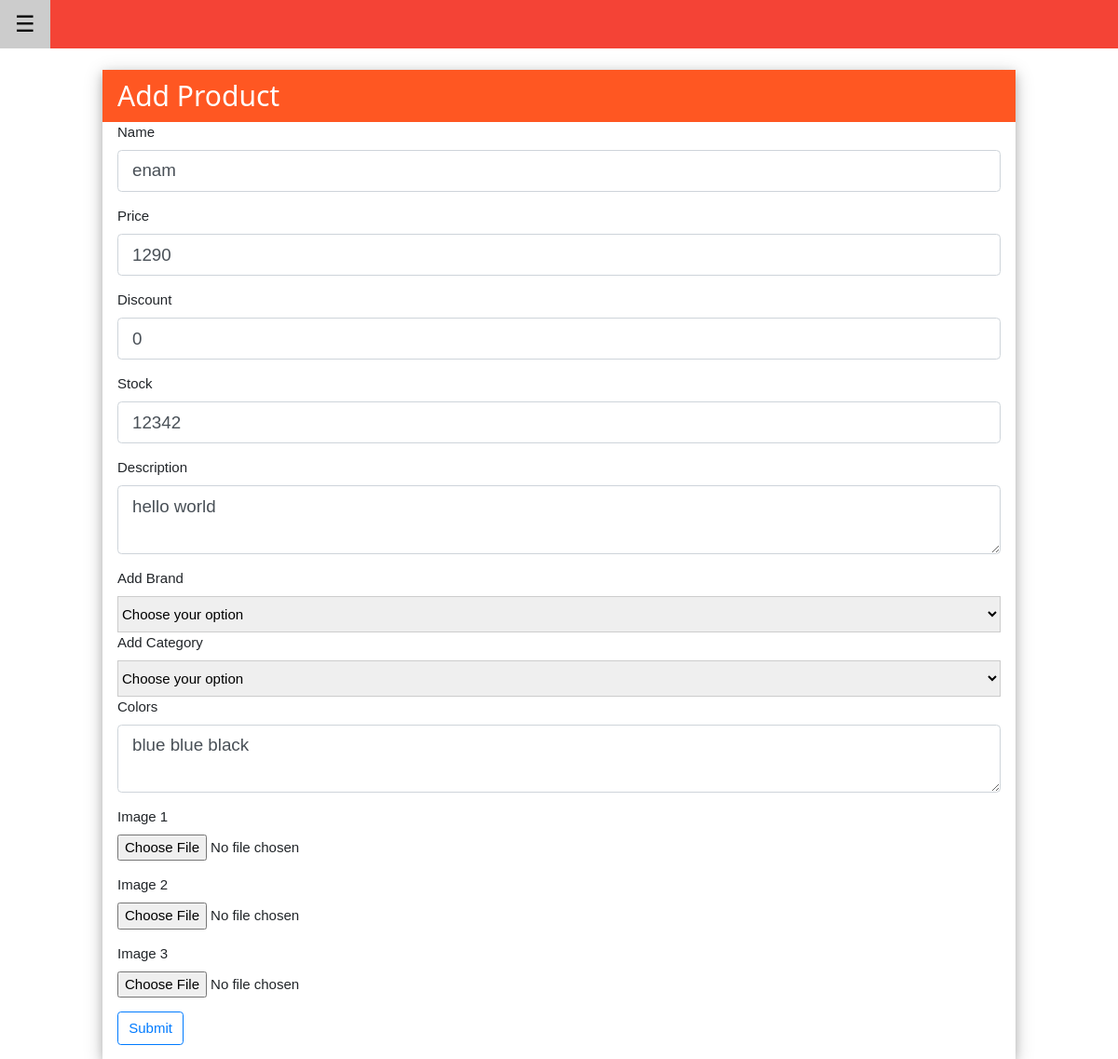
/updateproduct/1 (signed in), run on the app's committed database.
### blog/models.py (models this page shows, shortened)
class AddProduct(db.Model):
    id=db.Column(db.Integer,primary_key=True)
    name=db.Column(db.String(80),nullable=False)
    price=db.Column(db.Integer,nullable=False)
    discount=db.Column(db.Integer,default=0)
    stock=db.Column(db.Integer,nullable=False)
    desc=db.Column(db.Text,nullable=False)
    brand_id=db.Column(db.Integer,db.ForeignKey('brand.id'))
    brand=db.relationship('Brand',backref=db.backref('brands',lazy=True))
    category_id=db.Column(db.Integer,db.ForeignKey('category.id'))
    category=db.relationship('Category',backref=db.backref('categories',lazy=True))
    buy_id=db.Column(db.Integer,db.ForeignKey('buy.id'))
    buy=db.relationship('Buy',backref=db.backref('buys',lazy=True))
    colors=db.Column(db.String(80),nullable=False)
    date=db.Column(db.DateTime,nullable=False,default=datetime.utcnow)
    image1=db.Column(db.String(150),nullable=False,default='image.jpg')
    image2=db.Column(db.String(150),nullable=False,default='image.jpg')
    image3=db.Column(db.String(150),nullable=False,default='image.jpg')

### blog/routes.py (the view)
@app.route('/updateproduct/<int:id>',methods=['GET','POST'])
@login_required
def updateproduct(id):
    brands=Brand.query.all()
    categories=Category.query.all()
    product=AddProduct.query.get_or_404(id)
    form=AddProductForm()
    if form.validate_on_submit():
        product.name=form.name.data
        product.price=form.price.data
        product.discount=form.discount.data
        product.stock=form.stock.data
        product.desc=form.desc.data
        product.colors=form.colors.data
        if request.files.get('image1'):
            try:
                os.unlink(os.path.join(current_app.root_path,'static/img/'+product.image1))
                product.image1=photos.save(request.files.get('image1'),name=secrets.token_hex(10)+'.')
            except:
                product.image1=photos.save(request.files.get('image1'),name=secrets.token_hex(10)+'.')
        if request.files.get('image2'):
            try:
                os.unlink(os.path.join(current_app.root_path,'static/img/'+product.image2))
                product.image2=photos.save(request.files.get('image2'),name=secrets.token_hex(10)+'.')
            except:
                product.image2=photos.save(request.files.get('image2'),name=secrets.token_hex(10)+'.')
        if request.files.get('image3'):
            try:
                os.unlink(os.path.join(current_app.root_path,'static/img/'+product.image3))
                product.image3=photos.save(request.files.get('image3'),name=secrets.token_hex(10)+'.')
            except:
                product.image3=photos.save(request.files.get('image3'),name=secrets.token_hex(10)+".")
        flash(f'Product Successfully Updated','success')
        db.session.commit()
        return redirect(url_for('products',product_id=product.id))
    elif request.method=='GET':
        form.name.data=product.name
        form.price.data=product.price
        form.discount.data=product.discount
        form.stock.data=product.stock
        form.desc.data=product.desc
        form.colors.data=product.colors
    return render_template('updateproduct.html',form=form ,brands=brands,categories=categories)

### blog/forms.py
class AddProductForm(FlaskForm):
    name=StringField('Name',validators=[DataRequired()])
    price=IntegerField('Price',validators=[DataRequired()])
    discount=IntegerField('Discount',default=0)
    stock=IntegerField('Stock',validators=[DataRequired()])
    desc=TextAreaField('Description',validators=[DataRequired()])
    colors=TextAreaField('Colors',validators=[DataRequired()])
    image1=FileField('Image 1',validators=[FileRequired(),FileAllowed(['jpg','png','gif','jpeg'])])
    image2=FileField('Image 2',validators=[FileRequired(),FileAllowed(['jpg','png','gif','jpeg'])])
    image3=FileField('Image 3',validators=[FileRequired(),FileAllowed(['jpg','png','gif','jpeg'])])
    submit=SubmitField('Submit')

### blog/models.py (called while the page is built)
@login_manager.user_loader
def load_user(user_id):
    return User.query.get(int(user_id))

### blog/templates/updateproduct.html (shortened to what this page needs)
{% extends 'layout.html' %}
{% block content %}
<br>
  <div class="w3-card-4 w3-content">
  <div class="w3-container w3-deep-orange">
    <h2>Add Product</h2>
  </div>
<form action="" method="POST" enctype="multipart/form-data" class="w3-container">
        <div class="form-group">
                  {{form.name.label(class="form-control-label")}}
                  {% if form.name.errors %}
                  {{form.name(class="form-control form-control-lg is-invalid")}}
                  <div class="invalid-feedback">
                      {% for error in form.name.errors %}
                      <span>{{error}}</span>
                      {% endfor %}
                  </div>
                  {% else %}
                  {{form.name(class="form-control form-control-lg ")}}
                  {% endif %}
              </div>
              <div class="form-group">
                  {{form.price.label(class="form-control-label")}}
                  {% if form.price.errors %}
                  {{form.price(class="form-control form-control-lg is-invalid")}}
                  <div class="invalid-feedback">
                      {% for error in form.price.errors %}
                      <span>{{error}}</span>
                      {% endfor %}
                  </div>
                  {% else %}
                  {{form.price(class="form-control form-control-lg ")}}
                  {% endif %}
              </div>
                <div class="form-group">
                  {{form.discount.label(class="form-control-label")}}
                  {% if form.discount.errors %}
                  {{form.discount(class="form-control form-control-lg is-invalid")}}
                  <div class="invalid-feedback">
                      {% for error in form.discount.errors %}
                      <span>{{error}}</span>
                      {% endfor %}
                  </div>
                  {% else %}
                  {{form.discount(class="form-control form-control-lg ")}}
                  {% endif %}
              </div>
                <div class="form-group">
                  {{form.stock.label(class="form-control-label")}}
                  {% if form.stock.errors %}
                  {{form.stock(class="form-control form-control-lg is-invalid")}}
                  <div class="invalid-feedback">
                      {% for error in form.stock.errors %}
                      <span>{{error}}</span>
                      {% endfor %}
                  </div>
                  {% else %}
                  {{form.stock(class="form-control form-control-lg ")}}
                  {% endif %}
              </div>
                <div class="form-group">
                  {{form.desc.label(class="form-control-label")}}
                  {% if form.desc.errors %}
                  {{form.desc(class="form-control form-control-lg is-invalid")}}
                  <div class="invalid-feedback">
                      {% for error in form.desc.errors %}
                      <span>{{error}}</span>
                      {% endfor %}
                  </div>
                  {% else %}
                  {{form.desc(class="form-control form-control-lg ")}}
                  {% endif %}
              </div>
            <label for="brand">Add Brand</label>
             <select class="w3-select w3-border" name="brand" id="brand">
                 <option value="" disabled selected>Choose your option</option>
             </select>
              <br>
              <label for="category">Add Category</label>
             <select class="w3-select w3-border" name="category" id="category">
                 <option value="" disabled selected>Choose your option</option>
             </select>
                <div class="form-group">
                  {{form.colors.label(class="form-control-label")}}
                  {% if form.colors.errors %}
                  {{form.colors(class="form-control form-control-lg is-invalid")}}
                  <div class="invalid-feedback">
                      {% for error in form.colors.errors %}
                      <span>{{error}}</span>
                      {% endfor %}
                  </div>
                  {% else %}
                  {{form.colors(class="form-control form-control-lg ")}}
                  {% endif %}
              </div>
              <div class="form-group">
                {{form.image1.label() }}
                {{form.image1(class="form-control-file")}}
            </div>
            <div class="form-group">
                {{form.image2.label() }}
                {{form.image2(class="form-control-file")}}
            </div>
            <div class="form-group">
                {{form.image3.label() }}
                {{form.image3(class="form-control-file")}}
            </div>
                  <div class="form-group">
                      {{form.submit(class="btn btn-outline-primary")}}
                  </div>
     </form>
  </div>
{% endblock %}

### blog/static/w3.css (style rules this page uses)
html { box-sizing:border-box }
*,*:before,*:after { box-sizing:inherit }
html { -ms-text-size-adjust:100%;-webkit-text-size-adjust:100% }
body { margin:0 }
button,input,select,textarea,optgroup { font:inherit;margin:0 }
button,input { overflow:visible }
button,select { text-transform:none }
button,[type=button],[type=reset],[type=submit] { -webkit-appearance:button }
textarea { overflow:auto }
html,body { font-family:Verdana,sans-serif;font-size:15px;line-height:1.5 }
html { overflow-x:hidden }
h2 { font-size:30px }
h1,h2,h3,h4,h5,h6 { font-family:"Segoe UI",Arial,sans-serif;font-weight:400;margin:10px 0 }
.w3-select { padding:9px 0;width:100%;border:none;border-bottom:1px solid #ccc }
.w3-container:after,.w3-container:before,.w3-panel:after,.w3-panel:before,.w3-row:after,.w3-row:before,.w3-row-padding:after,.w3-row-padding:before, .w3-cell-row:before,.w3-cell-row:after,.w3-clear:after,.w3-clear:before,.w3-bar:before,.w3-bar:after { content:"";display:table;clear:both }
.w3-content,.w3-auto { margin-left:auto;margin-right:auto }
.w3-content { max-width:980px }
.w3-container,.w3-panel { padding:0.01em 16px }
.w3-card-4,.w3-hover-shadow:hover { box-shadow:0 4px 10px 0 rgba(0,0,0,0.2),0 4px 20px 0 rgba(0,0,0,0.19) }
.w3-border { border:1px solid #ccc!important }
.w3-deep-orange,.w3-hover-deep-orange:hover { color:#fff!important;background-color:#ff5722!important }

### data on the page
AddProduct: name "enam", price "1290", discount "0", stock "12342", desc "hello world", colors "blue blue black"
